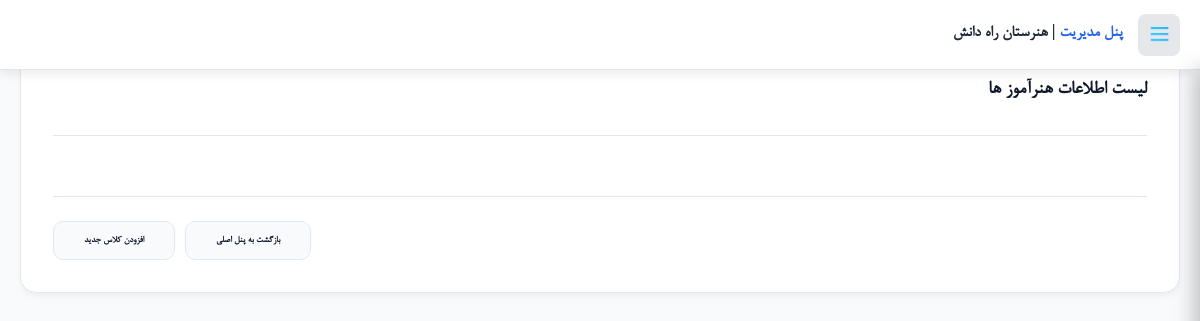
Before: /teachers_list.php (signed in) with the older database file.
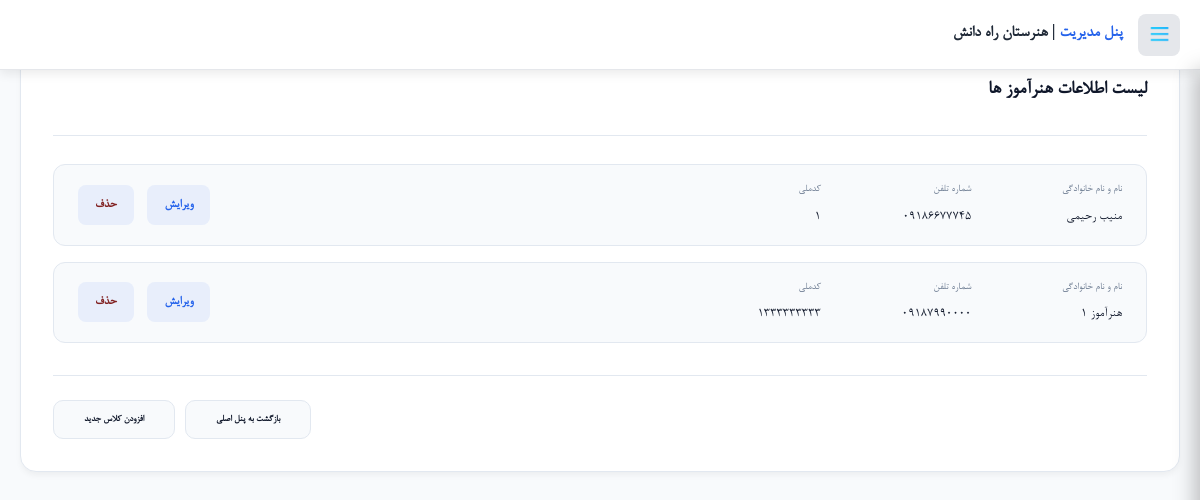
After: the same page with the newer database file.
### tables this page shows
CREATE TABLE `teachers` (
  `T_ID` int(11) NOT NULL,
  `T_fullName` varchar(50) NOT NULL,
  `T_nationalCode` varchar(10) NOT NULL,
  `T_password` varchar(100) NOT NULL,
  `T_phone` varchar(11) NOT NULL
);

### teachers_list.php (the view, shortened to what this page needs)
<?php
include("connect.php");
$sql_teachers = " select * from Teachers";
$stmt_teacher = $connect->prepare($sql_teachers);
$stmt_teacher->execute();
?>
<!doctype html>
<html lang="fa" dir="rtl">
<head>
    <link rel="stylesheet" href="styles/panel_style.css" />
    <link rel="stylesheet" href="styles/students_list_style.css" />
    <link rel="stylesheet" href="styles/font.css">
    <link rel="stylesheet" href="styles/add_student.css" />
    <link rel="stylesheet" href="js/sweetalert2.min.css">
    <link rel="stylesheet" href="https://cdn.jsdelivr.net/npm/vazirmatn@33.0.3/Vazirmatn-font-face.css" />
</head>
<body>
    <div id="rahdaneshAdminMenu">
        <header class="ram-header">
            <div class="ram-header-right">
                <button type="button" id="ramToggle" class="ram-toggle"><img src="images/icons/menu.png" width="25"
                        height="25"></button>
                <div class="ram-logo"><span>پنل مدیریت</span> | هنرستان راه دانش</div>
            </div>
        </header>
    </div>
    <main class="panel-container list-layout">
        <section class="list-section-card">
            <div class="list-card-header">
                <h2 class="list-main-title">لیست اطلاعات هنرآموز ها</h2>
            </div>
            <div class="students-linear-list">
                <?php
                while ($teachers = $stmt_teacher->fetch(PDO::FETCH_ASSOC)) {
                    ?>
                    <div class="student-linear-row">
                        <div class="student-info-data-grid">
                            <div class="data-cell">
                                <span class="cell-label">نام و نام خانوادگی</span>
                                <span class="cell-value"><?php echo $teachers["T_fullName"] ?></span>
                            </div>
                            <div class="data-cell">
                                <span class="cell-label">شماره تلفن</span>
                                <span class="cell-value">
                                    <?php echo $teachers["T_phone"] ?>
                                </span>
                            </div>
                            <div class="data-cell">
                                <span class="cell-label">کدملی</span>
                                <span class="cell-value">
                                    <?php echo $teachers["T_nationalCode"] ?>
                                </span>
                            </div>
                        </div>
                        <div class="student-action-cell">
                            <a href="edit_teacher.php?id=<?php echo $teachers["T_ID"]; ?>" class="btn-edit-student"
                                title="ویرایش اطلاعات">
                                <span>ویرایش</span>
                            </a>
                            <a href="delete_teacher.php?id=<?php echo $teachers['T_ID']; ?>" class="btn-delete-student  "
                                data-name="<?php echo $teachers['T_fullName']; ?>">
                                حذف
                            </a>
                        </div>
                    </div>
                <?php } ?>
            </div>
            <div class="list-footer-actions">
                <a href="panel.php" class="btn-back-panel">
                    بازگشت به پنل اصلی
                </a>
                <a href="add_class.php" class="btn-back-panel" style="margin-right: 10px;">افزودن کلاس جدید</a>
            </div>
        </section>
    </main>
</body>
</html>

Changed rows visible on the page:
added teachers: T_fullName "منیب رحیمی", T_phone "09186677745", T_nationalCode "1"
added teachers: T_fullName "هنرآموز 1", T_phone "09187990000", T_nationalCode "1333333333"
